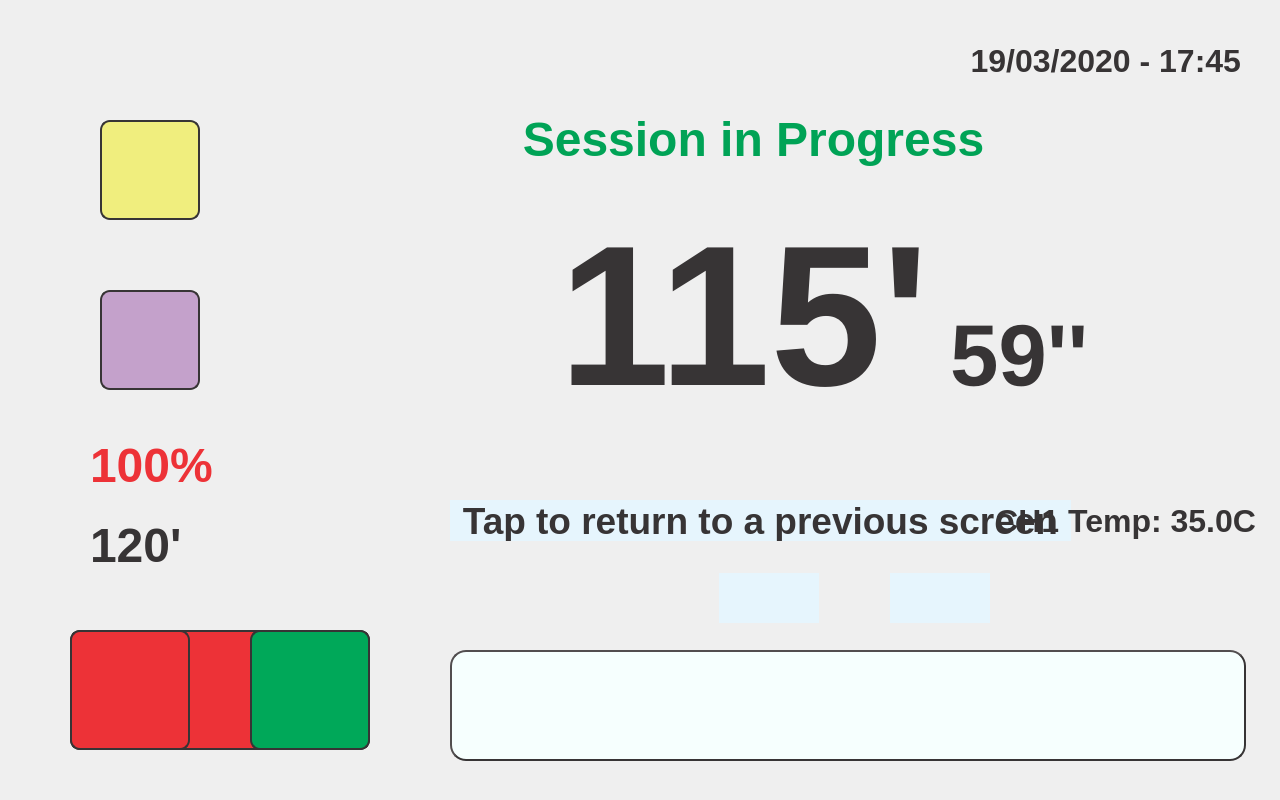
<?xml version="1.0" encoding="UTF-8"?>
<ui version="4.0">
 <class>TreatmentDialog</class>
 <widget class="QDialog" name="TreatmentDialog">
  <property name="geometry">
   <rect>
    <x>0</x>
    <y>0</y>
    <width>1280</width>
    <height>800</height>
   </rect>
  </property>
  <property name="windowTitle">
   <string>Dialog</string>
  </property>
  <property name="styleSheet">
   <string notr="true">QDialog {
background-image: url(:/background/resources/background_magnet_03.png);
}</string>
  </property>
  <widget class="QPushButton" name="freqButton">
   <property name="geometry">
    <rect>
     <x>100</x>
     <y>290</y>
     <width>100</width>
     <height>100</height>
    </rect>
   </property>
   <property name="minimumSize">
    <size>
     <width>100</width>
     <height>100</height>
    </size>
   </property>
   <property name="styleSheet">
    <string notr="true">background-image: url(:/frequencies/resources/62_64Hz.png);
background-color: rgb(196, 161, 203);
border-radius: 10px;
border:2px solid rgb(55, 52, 53);</string>
   </property>
   <property name="text">
    <string/>
   </property>
  </widget>
  <widget class="QPushButton" name="signalButton">
   <property name="geometry">
    <rect>
     <x>100</x>
     <y>120</y>
     <width>100</width>
     <height>100</height>
    </rect>
   </property>
   <property name="minimumSize">
    <size>
     <width>100</width>
     <height>100</height>
    </size>
   </property>
   <property name="styleSheet">
    <string notr="true">background-image: url(:/buttons/resources/Sinus.png);
background-color: rgb(240, 238, 126);
border-radius: 10px;
border:2px solid rgb(55, 52, 53);</string>
   </property>
   <property name="text">
    <string/>
   </property>
  </widget>
  <widget class="QTextEdit" name="textEdit">
   <property name="geometry">
    <rect>
     <x>450</x>
     <y>650</y>
     <width>796</width>
     <height>111</height>
    </rect>
   </property>
   <property name="styleSheet">
    <string notr="true">border:2px outset;
background-color: rgb(246, 255, 254);
border-radius: 16px;
color: rgb(0, 0, 127);
border-color: rgb(55, 52, 53);</string>
   </property>
  </widget>
  <widget class="QPushButton" name="stop_rsmButton">
   <property name="geometry">
    <rect>
     <x>70</x>
     <y>630</y>
     <width>300</width>
     <height>120</height>
    </rect>
   </property>
   <property name="minimumSize">
    <size>
     <width>100</width>
     <height>100</height>
    </size>
   </property>
   <property name="styleSheet">
    <string notr="true">background-image: url(:/buttons/resources/Stop-Pause.png);
background-color: rgb(237, 50, 55);
border-radius: 10px;
border:2px solid rgb(55, 52, 53);</string>
   </property>
   <property name="text">
    <string/>
   </property>
  </widget>
  <widget class="QLabel" name="date_timeLabel">
   <property name="geometry">
    <rect>
     <x>910</x>
     <y>40</y>
     <width>331</width>
     <height>41</height>
    </rect>
   </property>
   <property name="font">
    <font>
     <family>Liberation Sans</family>
     <pointsize>24</pointsize>
     <weight>75</weight>
     <bold>true</bold>
    </font>
   </property>
   <property name="styleSheet">
    <string notr="true">color: rgb(55, 52, 53);</string>
   </property>
   <property name="text">
    <string>19/03/2020 - 17:45</string>
   </property>
   <property name="alignment">
    <set>Qt::AlignRight|Qt::AlignTrailing|Qt::AlignVCenter</set>
   </property>
  </widget>
  <widget class="QLabel" name="powerLabel">
   <property name="geometry">
    <rect>
     <x>90</x>
     <y>440</y>
     <width>151</width>
     <height>51</height>
    </rect>
   </property>
   <property name="font">
    <font>
     <family>Liberation Sans</family>
     <pointsize>36</pointsize>
     <weight>75</weight>
     <bold>true</bold>
    </font>
   </property>
   <property name="styleSheet">
    <string notr="true">color: rgb(237, 50, 55);</string>
   </property>
   <property name="text">
    <string>100%</string>
   </property>
   <property name="alignment">
    <set>Qt::AlignLeading|Qt::AlignLeft|Qt::AlignVCenter</set>
   </property>
  </widget>
  <widget class="QLabel" name="progressLabel">
   <property name="geometry">
    <rect>
     <x>448</x>
     <y>109</y>
     <width>611</width>
     <height>61</height>
    </rect>
   </property>
   <property name="font">
    <font>
     <family>Liberation Sans</family>
     <pointsize>36</pointsize>
     <weight>75</weight>
     <bold>true</bold>
    </font>
   </property>
   <property name="styleSheet">
    <string notr="true">color: rgb(0, 163, 86);</string>
   </property>
   <property name="text">
    <string>Session in Progress</string>
   </property>
   <property name="alignment">
    <set>Qt::AlignCenter</set>
   </property>
  </widget>
  <widget class="QLabel" name="remaining_secsLabel">
   <property name="geometry">
    <rect>
     <x>950</x>
     <y>280</y>
     <width>161</width>
     <height>151</height>
    </rect>
   </property>
   <property name="font">
    <font>
     <family>Liberation Sans</family>
     <pointsize>65</pointsize>
     <weight>75</weight>
     <bold>true</bold>
    </font>
   </property>
   <property name="styleSheet">
    <string notr="true">color: rgb(55, 52, 53);</string>
   </property>
   <property name="text">
    <string>59''</string>
   </property>
   <property name="alignment">
    <set>Qt::AlignLeading|Qt::AlignLeft|Qt::AlignVCenter</set>
   </property>
  </widget>
  <widget class="QLabel" name="remaining_minsLabel">
   <property name="geometry">
    <rect>
     <x>448</x>
     <y>200</y>
     <width>481</width>
     <height>231</height>
    </rect>
   </property>
   <property name="font">
    <font>
     <family>Liberation Sans</family>
     <pointsize>150</pointsize>
     <weight>75</weight>
     <bold>true</bold>
    </font>
   </property>
   <property name="styleSheet">
    <string notr="true">color: rgb(55, 52, 53);</string>
   </property>
   <property name="text">
    <string>115'</string>
   </property>
   <property name="alignment">
    <set>Qt::AlignRight|Qt::AlignTrailing|Qt::AlignVCenter</set>
   </property>
  </widget>
  <widget class="QLabel" name="minutesLabel">
   <property name="geometry">
    <rect>
     <x>90</x>
     <y>520</y>
     <width>151</width>
     <height>51</height>
    </rect>
   </property>
   <property name="font">
    <font>
     <family>Liberation Sans</family>
     <pointsize>36</pointsize>
     <weight>75</weight>
     <bold>true</bold>
    </font>
   </property>
   <property name="styleSheet">
    <string notr="true">color: rgb(55, 52, 53);</string>
   </property>
   <property name="text">
    <string>120'</string>
   </property>
   <property name="alignment">
    <set>Qt::AlignLeading|Qt::AlignLeft|Qt::AlignVCenter</set>
   </property>
  </widget>
  <widget class="QPushButton" name="stopButton">
   <property name="geometry">
    <rect>
     <x>70</x>
     <y>630</y>
     <width>120</width>
     <height>120</height>
    </rect>
   </property>
   <property name="minimumSize">
    <size>
     <width>100</width>
     <height>100</height>
    </size>
   </property>
   <property name="styleSheet">
    <string notr="true">background-image: url(:/buttons/resources/Stop.png);
background-color: rgb(237, 50, 55);
border-radius: 10px;
border:2px solid rgb(55, 52, 53);</string>
   </property>
   <property name="text">
    <string/>
   </property>
  </widget>
  <widget class="QPushButton" name="rsmButton">
   <property name="geometry">
    <rect>
     <x>250</x>
     <y>630</y>
     <width>120</width>
     <height>120</height>
    </rect>
   </property>
   <property name="minimumSize">
    <size>
     <width>100</width>
     <height>100</height>
    </size>
   </property>
   <property name="styleSheet">
    <string notr="true">background-image: url(:/buttons/resources/Rsm.png);
background-color: rgb(0, 168, 89);
border-radius: 10px;
border:2px solid rgb(55, 52, 53);</string>
   </property>
   <property name="text">
    <string/>
   </property>
  </widget>
  <widget class="QPushButton" name="doneButton">
   <property name="geometry">
    <rect>
     <x>450</x>
     <y>500</y>
     <width>621</width>
     <height>41</height>
    </rect>
   </property>
   <property name="font">
    <font>
     <family>Liberation Sans</family>
     <pointsize>28</pointsize>
     <weight>75</weight>
     <bold>true</bold>
    </font>
   </property>
   <property name="focusPolicy">
    <enum>Qt::NoFocus</enum>
   </property>
   <property name="styleSheet">
    <string notr="true">background-color: rgb(230, 245, 253);
border: 0px;
color: rgb(55, 52, 53);</string>
   </property>
   <property name="text">
    <string>Tap to return to a previous screen</string>
   </property>
  </widget>
  <widget class="QWidget" name="layoutWidget_6">
   <property name="geometry">
    <rect>
     <x>670</x>
     <y>560</y>
     <width>371</width>
     <height>76</height>
    </rect>
   </property>
   <layout class="QHBoxLayout" name="horizontalLayout_5">
    <property name="spacing">
     <number>22</number>
    </property>
    <item>
     <widget class="QPushButton" name="ant1Button">
      <property name="sizePolicy">
       <sizepolicy hsizetype="Fixed" vsizetype="Fixed">
        <horstretch>0</horstretch>
        <verstretch>0</verstretch>
       </sizepolicy>
      </property>
      <property name="minimumSize">
       <size>
        <width>100</width>
        <height>50</height>
       </size>
      </property>
      <property name="font">
       <font>
        <family>Liberation Sans</family>
        <pointsize>16</pointsize>
        <weight>75</weight>
        <bold>true</bold>
       </font>
      </property>
      <property name="styleSheet">
       <string notr="true">background-color: rgb(230, 245, 253);
border: 0px;
</string>
      </property>
      <property name="text">
       <string/>
      </property>
      <property name="icon">
       <iconset resource="magnet3_res.qrc">
        <normaloff>:/buttons/resources/wifi-symbol_disa.png</normaloff>:/buttons/resources/wifi-symbol_disa.png</iconset>
      </property>
      <property name="iconSize">
       <size>
        <width>100</width>
        <height>100</height>
       </size>
      </property>
     </widget>
    </item>
    <item>
     <widget class="QPushButton" name="ant2Button">
      <property name="sizePolicy">
       <sizepolicy hsizetype="Fixed" vsizetype="Fixed">
        <horstretch>0</horstretch>
        <verstretch>0</verstretch>
       </sizepolicy>
      </property>
      <property name="minimumSize">
       <size>
        <width>100</width>
        <height>50</height>
       </size>
      </property>
      <property name="font">
       <font>
        <family>Liberation Sans</family>
        <pointsize>16</pointsize>
        <weight>75</weight>
        <bold>true</bold>
       </font>
      </property>
      <property name="styleSheet">
       <string notr="true">background-color: rgb(230, 245, 253);
border: 0px;
</string>
      </property>
      <property name="text">
       <string/>
      </property>
      <property name="icon">
       <iconset resource="magnet3_res.qrc">
        <normaloff>:/buttons/resources/wifi-symbol_disa.png</normaloff>:/buttons/resources/wifi-symbol_disa.png</iconset>
      </property>
      <property name="iconSize">
       <size>
        <width>100</width>
        <height>100</height>
       </size>
      </property>
     </widget>
    </item>
   </layout>
  </widget>
  <widget class="QLabel" name="tempLabel">
   <property name="geometry">
    <rect>
     <x>925</x>
     <y>500</y>
     <width>331</width>
     <height>41</height>
    </rect>
   </property>
   <property name="font">
    <font>
     <family>Liberation Sans</family>
     <pointsize>24</pointsize>
     <weight>75</weight>
     <bold>true</bold>
    </font>
   </property>
   <property name="styleSheet">
    <string notr="true">color: rgb(55, 52, 53);</string>
   </property>
   <property name="text">
    <string>CH1 Temp: 35.0C</string>
   </property>
   <property name="alignment">
    <set>Qt::AlignRight|Qt::AlignTrailing|Qt::AlignVCenter</set>
   </property>
  </widget>
 </widget>
 <resources>
  <include location="magnet3_res.qrc"/>
 </resources>
 <connections/>
</ui>
